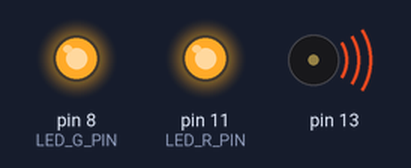
Bench run of a sketch on a simulated Arduino Uno, built with avr-gcc and run on an emulated ATmega328P. On the bench: output pins drawn as LEDs (lit = HIGH), buzzer (waves = sounding). Pins used as bus, display or sensor lines are not drawn.

Above: at 0.1 s.
At 36.07 s:
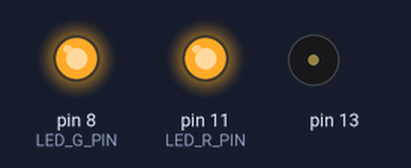
Timing chart, 0 to 40.0 s (numbered marks = the images above):
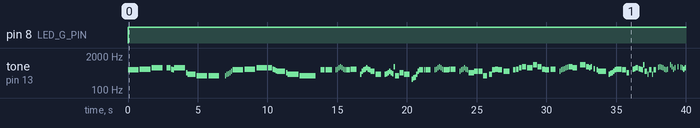

The sketch:

professorlayton.ino
```cpp
/*
  Professor Layton's theme
  Connect a piezo buzzer or speaker to pin 11 or select a new pin.
  More songs available at https://github.com/robsoncouto/arduino-songs

                                              Robson Couto, 2019
*/

#include "tone.h"

#define LED_R_PIN  (11)
#define LED_G_PIN  (8)

#define NOTE_B0  31
#define NOTE_C1  33
#define NOTE_CS1 35
#define NOTE_D1  37
#define NOTE_DS1 39
#define NOTE_E1  41
#define NOTE_F1  44
#define NOTE_FS1 46
#define NOTE_G1  49
#define NOTE_GS1 52
#define NOTE_A1  55
#define NOTE_AS1 58
#define NOTE_B1  62
#define NOTE_C2  65
#define NOTE_CS2 69
#define NOTE_D2  73
#define NOTE_DS2 78
#define NOTE_E2  82
#define NOTE_F2  87
#define NOTE_FS2 93
#define NOTE_G2  98
#define NOTE_GS2 104
#define NOTE_A2  110
#define NOTE_AS2 117
#define NOTE_B2  123
#define NOTE_C3  131
#define NOTE_CS3 139
#define NOTE_D3  147
#define NOTE_DS3 156
#define NOTE_E3  165
#define NOTE_F3  175
#define NOTE_FS3 185
#define NOTE_G3  196
#define NOTE_GS3 208
#define NOTE_A3  220
#define NOTE_AS3 233
#define NOTE_B3  247
#define NOTE_C4  262
#define NOTE_CS4 277
#define NOTE_D4  294
#define NOTE_DS4 311
#define NOTE_E4  330
#define NOTE_F4  349
#define NOTE_FS4 370
#define NOTE_G4  392
#define NOTE_GS4 415
#define NOTE_A4  440
#define NOTE_AS4 466
#define NOTE_B4  494
#define NOTE_C5  523
#define NOTE_CS5 554
#define NOTE_D5  587
#define NOTE_DS5 622
#define NOTE_E5  659
#define NOTE_F5  698
#define NOTE_FS5 740
#define NOTE_G5  784
#define NOTE_GS5 831
#define NOTE_A5  880
#define NOTE_AS5 932
#define NOTE_B5  988
#define NOTE_C6  1047
#define NOTE_CS6 1109
#define NOTE_D6  1175
#define NOTE_DS6 1245
#define NOTE_E6  1319
#define NOTE_F6  1397
#define NOTE_FS6 1480
#define NOTE_G6  1568
#define NOTE_GS6 1661
#define NOTE_A6  1760
#define NOTE_AS6 1865
#define NOTE_B6  1976
#define NOTE_C7  2093
#define NOTE_CS7 2217
#define NOTE_D7  2349
#define NOTE_DS7 2489
#define NOTE_E7  2637
#define NOTE_F7  2794
#define NOTE_FS7 2960
#define NOTE_G7  3136
#define NOTE_GS7 3322
#define NOTE_A7  3520
#define NOTE_AS7 3729
#define NOTE_B7  3951
#define NOTE_C8  4186
#define NOTE_CS8 4435
#define NOTE_D8  4699
#define NOTE_DS8 4978
#define REST      0


// change this to make the song slower or faster
int tempo = 140;

// change this to whichever pin you want to use
int buzzer = (13);

// notes of the moledy followed by the duration.
// a 4 means a quarter note, 8 an eighteenth , 16 sixteenth, so on
// !!negative numbers are used to represent dotted notes,
// so -4 means a dotted quarter note, that is, a quarter plus an eighteenth!!
int melody[] = {

  // Professor Layton's theme from
  // Professor Layton and the Courious village
  // From the score by OliviaJelks
  // available at https://musescore.com/user/311366/scores/373161

  // A B E bemol
  NOTE_D5,1,
  NOTE_DS5,1,

  NOTE_F5,1, //7
  REST,4,  NOTE_F5,-4, NOTE_DS5,8,  NOTE_D5,8, NOTE_F5,1, NOTE_AS4,8,
  NOTE_G4,-2, NOTE_F4,1,
  NOTE_F4,1,

  REST,4, //12
  REST,8,
  NOTE_F4,8, NOTE_G4,8, NOTE_GS4,8, NOTE_AS4,8, NOTE_C5,8,
  NOTE_D5,1,
  NOTE_DS5,1,
  NOTE_F5,1,
  NOTE_F5,-4,  NOTE_DS5,8, NOTE_D5,8, NOTE_CS5,8,
  NOTE_C5,-2, NOTE_AS4,8,

  NOTE_G4,1, //18
  NOTE_F4,-1,
  REST,4,
  NOTE_D5,-4, REST,16, NOTE_D5,16, NOTE_D5,2,
  REST,4, NOTE_D5,8, NOTE_DS5,8, NOTE_F5,8, NOTE_G5,8, NOTE_F5,8, NOTE_DS5,8, NOTE_D5,8,


  NOTE_D5,-4, NOTE_DS5,16, NOTE_DS5,2, //23
  REST,4, NOTE_G4,8, NOTE_C5,8, NOTE_D5,8, NOTE_DS5,8, NOTE_F5,8, NOTE_DS5,8, NOTE_D5,8,
  NOTE_C5,-4, REST,16, NOTE_G4,2,
  REST,4, NOTE_G4,8, NOTE_GS4,8, NOTE_AS4,8, NOTE_C5,8, NOTE_AS4,8, NOTE_GS4,8, NOTE_G5,8,

  NOTE_F4,-4,  NOTE_AS4,-4, NOTE_G4,2, //27
  REST,8, NOTE_C4,8, NOTE_D4,8, NOTE_DS4,8, NOTE_G4,8, NOTE_C5,8,
  NOTE_D5,-4, REST,16, NOTE_D5,-16, NOTE_D5,2,
  REST,4, NOTE_D5,8, NOTE_DS5,8, NOTE_F5,8, NOTE_G5,8, NOTE_F5,8, NOTE_DS5,8, NOTE_D5,8,
  NOTE_D5,-4, NOTE_DS5,-16, NOTE_DS5,2,

  REST,4, NOTE_C5,8, NOTE_D5,8, NOTE_DS5,8, NOTE_F5,8, NOTE_DS5,8, NOTE_D5,8, NOTE_AS4,8,//32
  NOTE_AS4,-4, NOTE_C5,-4, NOTE_C5,-4,
  NOTE_F4,-4, REST,8, NOTE_G4,4, NOTE_D5,4, NOTE_DS5,4,
  NOTE_D5,-4, REST,16, NOTE_C5,16, NOTE_C5,2,

  REST,4, NOTE_D5,4, NOTE_DS5,4, NOTE_F5,4, //36
  NOTE_G5,-4, REST,16, NOTE_F5,2,
  NOTE_AS5,-4, NOTE_G5,-4, NOTE_DS5,4,

  NOTE_D5,-4, REST,16, NOTE_DS5,2, //39
  REST,4, NOTE_C5,8, NOTE_D5,8, NOTE_DS5,8, NOTE_E5,8, NOTE_F5,8, NOTE_FS5,8,
  NOTE_G5,-4, NOTE_F5,-4, REST,4,  NOTE_AS5,2,

  NOTE_G5,4, NOTE_F5,8,  NOTE_G5,8,  REST,8, NOTE_E5,8,//42
  REST,8, NOTE_D5,8, NOTE_C5,-2,
  REST,8, NOTE_G4,8, NOTE_A4,8, NOTE_AS4,8, NOTE_C5,8, NOTE_D5,8, NOTE_DS5,8,

  NOTE_DS5,-4,  NOTE_D5,-4,  NOTE_AS4,4, //45
  REST,4, NOTE_DS5,8, NOTE_E5,8,  NOTE_F5,4, NOTE_E5,8, NOTE_DS5,8, NOTE_D5,8, NOTE_AS5,8,
  NOTE_C5,4, NOTE_G4,8, NOTE_D5,4, NOTE_G4,8, NOTE_D5,4,
  REST,8, NOTE_FS5,8, NOTE_G5,8, NOTE_FS5,8, NOTE_F5,8, NOTE_DS5,8, NOTE_D5,8, NOTE_DS5,8,

  REST, 8, NOTE_AS5,8, NOTE_G5,8, NOTE_DS5,8, NOTE_F5,8, REST,8, NOTE_G5,8, //49
  REST,8, NOTE_FS5,8,  NOTE_F5,8, NOTE_DS5,8, NOTE_F5,8, NOTE_DS5,8, NOTE_D5,8, NOTE_DS5,8,
  NOTE_D5,-4,  NOTE_C5,-4, REST,4,
  REST,4, NOTE_C5,8, NOTE_D5,8, NOTE_DS5,8, NOTE_D5,8, NOTE_C5,8, NOTE_AS4,8,

  NOTE_D5,8,  NOTE_DS5,8,  NOTE_F5,8, NOTE_G5,8, NOTE_D5,8, NOTE_C5,8, NOTE_D5,8, NOTE_DS5,8,//53
  NOTE_F5,8,  NOTE_G5,8,  NOTE_AS5,8, NOTE_GS5,8, NOTE_G5,8, NOTE_F5,8, NOTE_DS5,8, NOTE_F5,8,
  NOTE_DS5,8,  NOTE_D5,16, NOTE_DS5,16, NOTE_D5,16, NOTE_AS4,8, NOTE_C5,8, NOTE_D5,8, NOTE_DS5,8, NOTE_F5,8,
  NOTE_G5,8, NOTE_AS5,8, NOTE_GS5,8, NOTE_G5,8, NOTE_F5,8, NOTE_DS5,8, NOTE_D5,8, NOTE_DS5,8,

  NOTE_C5,8,  NOTE_D5,8,  NOTE_DS5,8, NOTE_F5,8, NOTE_C5,8, NOTE_G4,8, NOTE_C5,8, NOTE_D5,8,//57
  NOTE_DS5,8,  NOTE_F5,8,  NOTE_AS5,8, NOTE_F5,8, NOTE_DS5,8, NOTE_D5,8, NOTE_AS4,8, NOTE_DS5,8,
  NOTE_D5,8,  NOTE_D5,16, NOTE_DS5,16, NOTE_D5,16, NOTE_G4,8, NOTE_C5,8, NOTE_D5,8, NOTE_DS5,8, NOTE_F5,8,
  NOTE_F5,8, NOTE_AS5,8, NOTE_F5,8, NOTE_DS5,8, NOTE_D5,8, NOTE_DS5,8, NOTE_D5,8, NOTE_AS4,8,

  NOTE_D5,8,  NOTE_DS5,8,  NOTE_F5,8, NOTE_G5,8, NOTE_AS4,8, NOTE_G4,8, NOTE_AS4,8, NOTE_DS5,8,//61
  NOTE_AS5,8,  NOTE_DS5,8,  NOTE_AS5,8, NOTE_GS5,8, NOTE_G5,8, NOTE_GS5,8, NOTE_G5,8, NOTE_F5,8,
  NOTE_DS5,8,  NOTE_D5,16, NOTE_DS5,16, NOTE_D5,16, NOTE_AS4,8, NOTE_C5,8, NOTE_D5,8, NOTE_DS5,8, NOTE_F5,8,

  NOTE_C6,8, NOTE_D5,8, NOTE_AS5,8, NOTE_D5,8, NOTE_C5,8, NOTE_D5,8, NOTE_B5,8, NOTE_G4,8, //64
  NOTE_C4,8, NOTE_DS4,8, NOTE_G4,8, NOTE_C5,8, NOTE_DS5,8, NOTE_G5,8, REST,8, NOTE_C5,8,
  NOTE_D5,8, NOTE_DS5,8, NOTE_D5,16, NOTE_DS5,16, NOTE_D5,16, NOTE_C5,8, NOTE_G4,8, NOTE_C5,8, NOTE_G5,8,
  NOTE_D5,-4, NOTE_C5,8, NOTE_C5,1,

  REST,4,  //68
  NOTE_DS4,8, NOTE_C4,-4, NOTE_DS4,2,
  NOTE_D6,2, NOTE_B3,2,
  NOTE_DS4,8, NOTE_C4,-4, NOTE_G3,2,
  NOTE_D6,2, NOTE_B3,2,
  NOTE_DS4,8, NOTE_C4,-4, NOTE_G4,2,
  NOTE_FS4,2, NOTE_D4,2,
  NOTE_F4,2, NOTE_D4,2,
  NOTE_D4,2, NOTE_G4,2,

  NOTE_G4,1, //77 these shold be tied together :(
  NOTE_G4,1,
  NOTE_G4,1,
  NOTE_G4,1,
  REST,1,
  REST,1,
  NOTE_G4,1,
  NOTE_G4,1,
  NOTE_DS4,2, NOTE_G4,2, //repeat from here
  NOTE_G4,2, NOTE_C4,4, NOTE_D4,8, NOTE_DS4,8,

  NOTE_F4,2, NOTE_AS4,2, //87
  NOTE_AS4,2, NOTE_C4,4, NOTE_D4,8, NOTE_DS4,8,
  NOTE_DS4,2, NOTE_G4,-2,
  NOTE_F4,2, NOTE_G4,8, NOTE_F4,8,
  NOTE_G4,-2, NOTE_D4,-1,
  NOTE_C4,2, NOTE_G4,-2,
  NOTE_F4,2,  NOTE_D4,8, NOTE_DS4,8,
  NOTE_F4,2, NOTE_AS3,2,

  NOTE_AS4,2, NOTE_C4,4, NOTE_D4,8, NOTE_DS4,8,
  NOTE_DS4,2, NOTE_AS4,-2,
  NOTE_GS4,2, NOTE_G4,8, NOTE_F4,8, NOTE_F4,8,
  NOTE_G4,-1,


  NOTE_DS4,2, NOTE_G4,2, //repeat from here
  NOTE_G4,2, NOTE_C4,4, NOTE_D4,8, NOTE_DS4,8,

  NOTE_F4,2, NOTE_AS4,2, //87
  NOTE_AS4,2, NOTE_C4,4, NOTE_D4,8, NOTE_DS4,8,
  NOTE_DS4,2, NOTE_G4,-2,
  NOTE_F4,2, NOTE_G4,8, NOTE_F4,8,
  NOTE_G4,-2, NOTE_D4,-1,
  NOTE_C4,2, NOTE_G4,-2,
  NOTE_F4,2,  NOTE_D4,8, NOTE_DS4,8,
  NOTE_F4,2, NOTE_AS3,2,

  NOTE_AS4,2, NOTE_C4,4, NOTE_D4,8, NOTE_DS4,8,
  NOTE_DS4,2, NOTE_AS4,-2,
  NOTE_GS4,2, NOTE_G4,8, NOTE_F4,8, NOTE_F4,8,
  NOTE_G4,-1,

};

// sizeof gives the number of bytes, each int value is composed of two bytes (16 bits)
// there are two values per note (pitch and duration), so for each note there are four bytes
int notes = sizeof(melody) / sizeof(melody[0]) / 2;

// this calculates the duration of a whole note in ms
int wholenote = (60000 * 2) / tempo;

int divider = 0, noteDuration = 0;

void setup() {
#if LOG_INFOR_ENABLE
  SEGGER_RTT_ConfigUpBuffer(0, NULL, NULL, 0, SEGGER_RTT_MODE_BLOCK_IF_FIFO_FULL);
  SEGGER_RTT_Init();
  log_info("Enter\r\n");
#endif

  pinMode(buzzer, OUTPUT);
  digitalWrite(buzzer, HIGH);

  pinMode(LED_R_PIN,OUTPUT);
  digitalWrite(LED_R_PIN, HIGH);

  pinMode(LED_G_PIN,OUTPUT);
  digitalWrite(LED_G_PIN, HIGH);
}

void loop() {
  // iterate over the notes of the melody.
  // Remember, the array is twice the number of notes (notes + durations)
  for (int thisNote = 0; thisNote < notes * 2; thisNote = thisNote + 2) {

    // calculates the duration of each note
    divider = melody[thisNote + 1];
    if (divider > 0) {
      // regular note, just proceed
      noteDuration = (wholenote) / divider;
    } else if (divider < 0) {
      // dotted notes are represented with negative durations!!
      noteDuration = (wholenote) / abs(divider);
      noteDuration *= 1.5; // increases the duration in half for dotted notes
    }

    // we only play the note for 90% of the duration, leaving 10% as a pause
    tone(buzzer, melody[thisNote], noteDuration*0.9);

    // Wait for the specief duration before playing the next note.
    delay(noteDuration);

    // stop the waveform generation before the next note.
    noTone(buzzer);
    digitalWrite(buzzer, LOW);
  }

  for (int i = 0; i < 8; i++) {
    digitalWrite(LED_G_PIN,LOW);
    delay(100);
    digitalWrite(LED_G_PIN,HIGH);
    delay(100);
   }
   digitalWrite(buzzer, HIGH);
}
```

Measured:
- by itself, tone on pin 13: plays 587 Hz for 0.77 s, 622 Hz for 0.77 s, 698 Hz for 0.77 s, 698 Hz for 0.29 s, 622 Hz for 0.10 s, 587 Hz for 0.10 s … (153 notes in this stretch)
